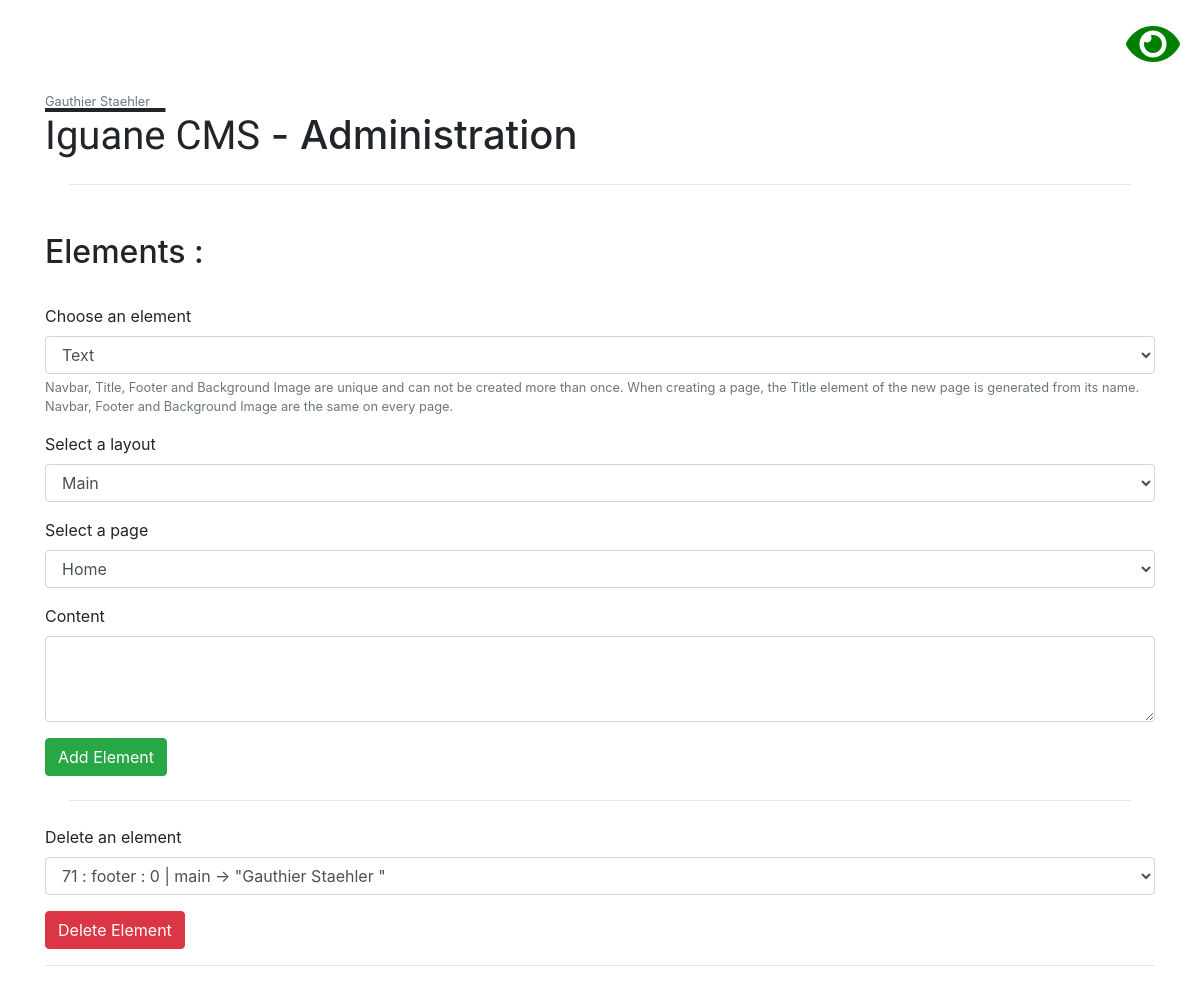
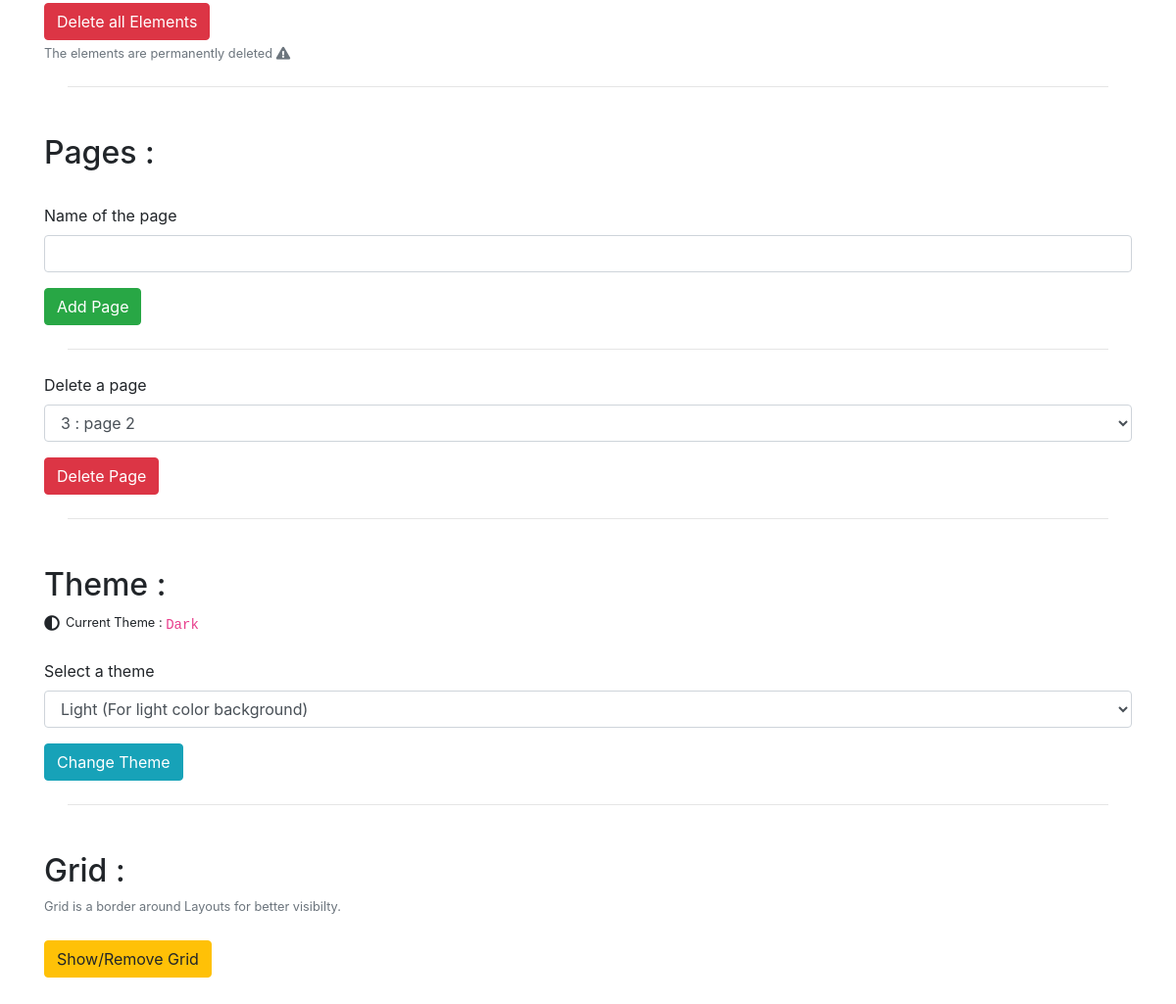
/admin, run on an earlier commit of the app's database (2 pictures, top to bottom).
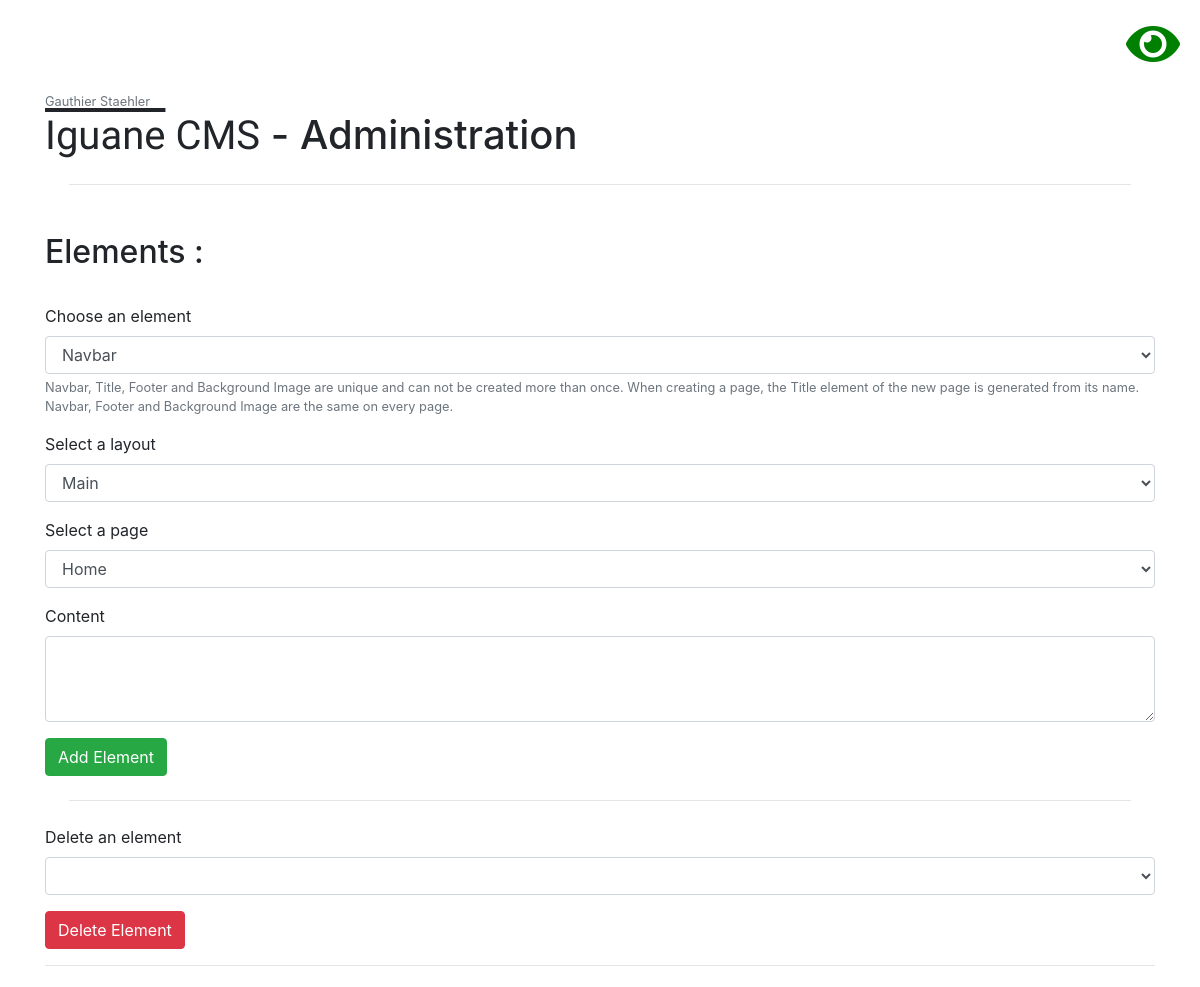
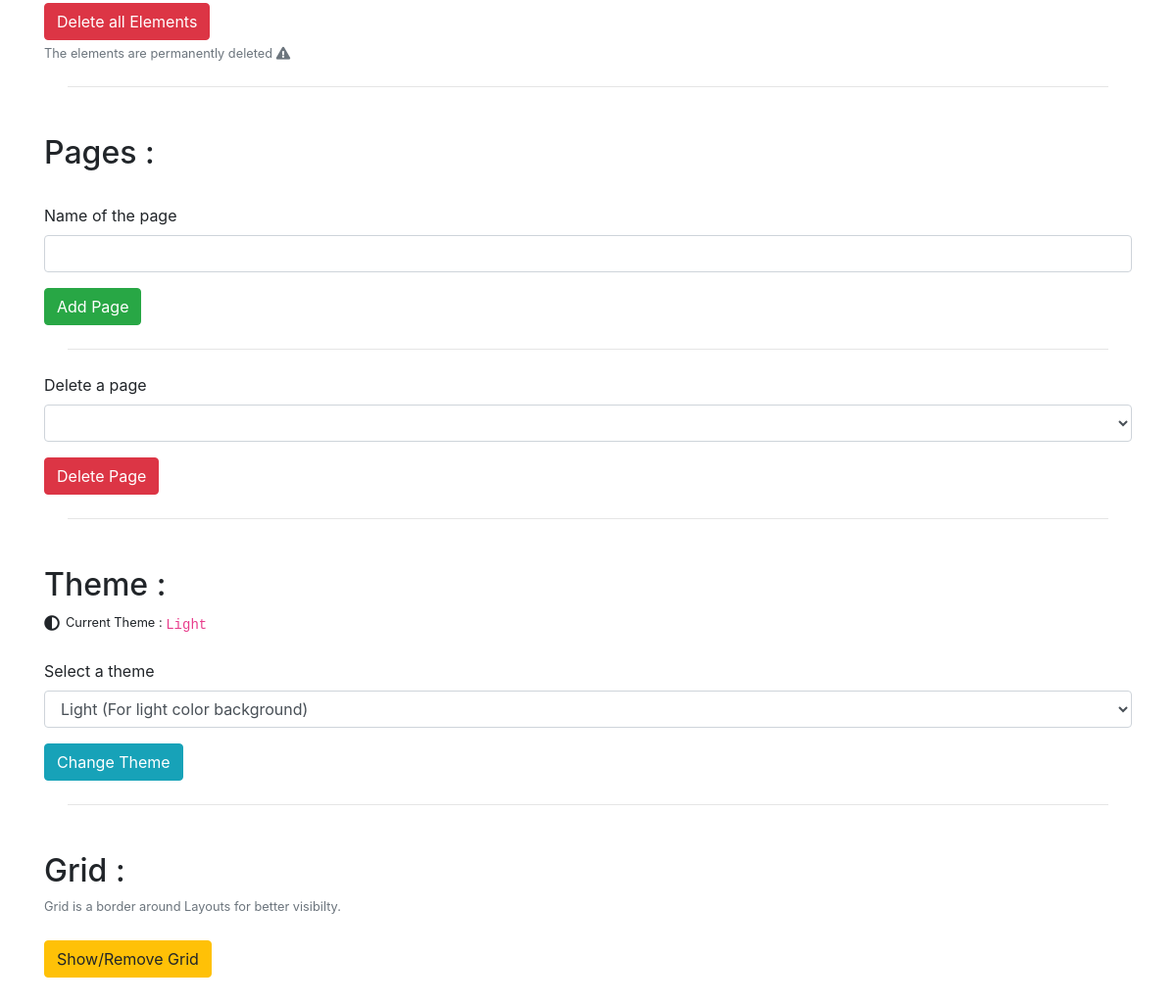
And on a later commit of the database (2 pictures, top to bottom).
### tables this page shows
CREATE TABLE `site` (
  `id` tinyint(4) NOT NULL,
  `theme` tinyint(4) NOT NULL,
  `grid` tinyint(4) NOT NULL
);

CREATE TABLE `theme` (
  `id` tinyint(4) NOT NULL,
  `name` tinytext NOT NULL
);

### view/admin.php (the view, shortened to what this page needs)
<?php
$bdd = new PDO('mysql:host=127.0.0.1;dbname=iguane;charset=utf8', 'root', '');
?>
<!doctype HTML>
<html lang="en">
<head>
    <link rel="stylesheet" href="style/admin.css">
    <link rel="stylesheet" href="vendor/bootstrap-4.3.1-dist/css/bootstrap.min.css">
    <link rel="stylesheet" href="vendor/fontawesome-free-5.7.2-web/css/all.min.css">
</head>
<body>
    <a class="fas fa-eye fa-3x" href="/"></a>
    <div id="administration" class="container"><br><br>
        <small class="form-text text-muted">Gauthier Staehler</small>
        <h1><span style="text-decoration: overline; font-family: 'Indie Flower';">Iguane</span><span style="font-family: 'Indie Flower';"> CMS</span> - Administration</h1>
        <hr class="m-4"><br>
        <h2>Elements :</h2><br>
        <form action="" method="post">
            <div class="form-group">
                <label for="TypeSelection">Choose an element</label>
                <select class="form-control" id="TypeSelection" name="type">
                    <option value="2" <?php $req2 = $bdd->query('SELECT * FROM element WHERE element.type = 2'); if ($req2->rowCount() >= 1) { echo "disabled"; } ?>>Navbar</option>
                    <option value="5">Text</option>
                </select>
                <small class="form-text text-muted">Navbar, Title, Footer and Background Image are unique and can not be created more than once. When creating a page, the Title element of the new page is generated from its name. Navbar, Footer and Background Image are the same on every page.</small>
            </div>
            <div class="form-group">
                <label for="LayoutSelection">Select a layout</label>
                <select class="form-control" id="LayoutSelection" name="layout">
                    <option value="1">Main</option>
                </select>
            </div>
            <div class="form-group">
                <label for="PageSelection">Select a page</label>
                <select class="form-control" id="PageSelection" name="page">
                    <option value="0">Home</option>
                </select>
            </div>
            <div class="form-group">
                <label for="ContentArea">Content</label>
                <textarea class="form-control" id="ContentArea" rows="3" name="content" value=""></textarea>
            </div>
            <input type="submit" class="btn btn-success" name="addElement" value="Add Element">
            <hr class="m-4">
            <?php
            $req = $bdd->query('SELECT element.id, element.type, element.layout, SUBSTRING(element.content, 1, 120) AS content, element.page, type.name as type_name, layout.name as layout_name FROM element INNER JOIN type ON element.type = type.id INNER JOIN layout ON element.layout = layout.id ORDER BY element.id');
            ?>
            <div class="form-group">
                <label for="DeleteElement">Delete an element</label>
                <select class="form-control" id="DeleteElement" name="delete">
                    <?php while ($data = $req->fetch()) { echo "<option value=\"" . $data['id'] . "\">" . $data['id'] . " : " . $data['type_name'] . " : " . $data['page'] . " | " . $data['layout_name'] . " -> \"" . $data['content'] . " \"</option>"; } ?>
                </select>
            </div>
            <input type="submit" class="btn btn-danger" name="deleteElement" value="Delete Element"><hr class="mb-4">
            <input type="submit" class="btn btn-danger" name="deleteAllElement" value="Delete all Elements">
            <small class="form-text text-muted">The elements are permanently deleted <i class="fas fa-exclamation-triangle"></i></small>
            <hr class="m-4"><br>
            <h2>Pages :</h2><br>
            <div class="form-group">
                <label for="PageName">Name of the page</label>
                <input type="text" class="form-control" id="PageName" rows="3" name="pageName" value="">
            </div>
            <input type="submit" class="btn btn-success" name="createPage" value="Add Page">
            <hr class="m-4">
            <?php
            $req = $bdd->query('SELECT page.id, page.name FROM page ORDER BY page.id');
            ?>
            <div class="form-group">
                <label for="DeletePage">Delete a page</label>
                <select class="form-control" id="DeletePage" name="deletePages">
                    <?php while ($data = $req->fetch()) { if($data['name'] !== "0") { echo "<option value=\"" . $data['id'] . "\">" . $data['id'] . " : " . $data['name']; } } ?>
                </select>
            </div>
            <input type="submit" class="btn btn-danger" name="deletePage" value="Delete Page">
            <hr class="m-4"><br>
            <h2>Theme :</h2>
            <div class="form-group">
                <?php
                $req = $bdd->query('SELECT site.theme, theme.name AS theme_name FROM site INNER JOIN theme ON theme.id = site.theme WHERE site.id = 1');
                while ($data = $req->fetch()) { echo "<i class=\"fas fa-adjust\"></i><small style=\"position: relative; left: 6px; bottom: 1.5px;\">Current Theme : </small><code style=\"position: relative; left: 6px;\">" . $data['theme_name'] . "</code><br><br>"; };
                ?>
                <label for="ThemeSelection">Select a theme</label>
                <select class="form-control" id="ThemeSelection" name="theme">
                    <option value="1">Light (For light color background)</option>
                </select>
            </div>
            <input type="submit" class="btn btn-info" name="changeTheme" value="Change Theme">
            <hr class="m-4"><br>
            <h2>Grid :</h2>
            <small class="form-text text-muted">Grid is a border around Layouts for better visibilty.</small><br>
            <input type="submit" class="btn btn-warning" name="showGrid" value="Show/Remove Grid">
            <br class="mb-5">
        </form>
        <br>
        <br>
        <br>
    </div>
</body>
</html>

### index.php (shortened to what this page needs)
<?php
$bdd = new PDO('mysql:host=127.0.0.1;dbname=iguane;charset=utf8', 'root', '');
$req = $bdd->query('SELECT page.id, page.name, site.theme as theme FROM site, page');
$request_uri = explode('?', $_SERVER['REQUEST_URI'], 2);
while ($data = $req->fetch()) {
    switch ($request_uri[0]) {
            case '/admin':
                require_once 'view/admin.php';
                break;
    }
}

### style/admin.css (style rules this page uses)
#administration { margin-top: 40px; }
.fa-3x { position: absolute; z-index: 10; top: 20px; right: 20px; color: green; }
a { color: inherit; text-decoration: none; }

What changed in the data, as far as the page shows it:
changed site: type "Text" → "Navbar"; delete "71 : footer : 0 | main -> \"Gauthier Staehler \"" → (not shown); deletePages "3 : page 2" → (not shown); theme.name "Dark" → "Light"
